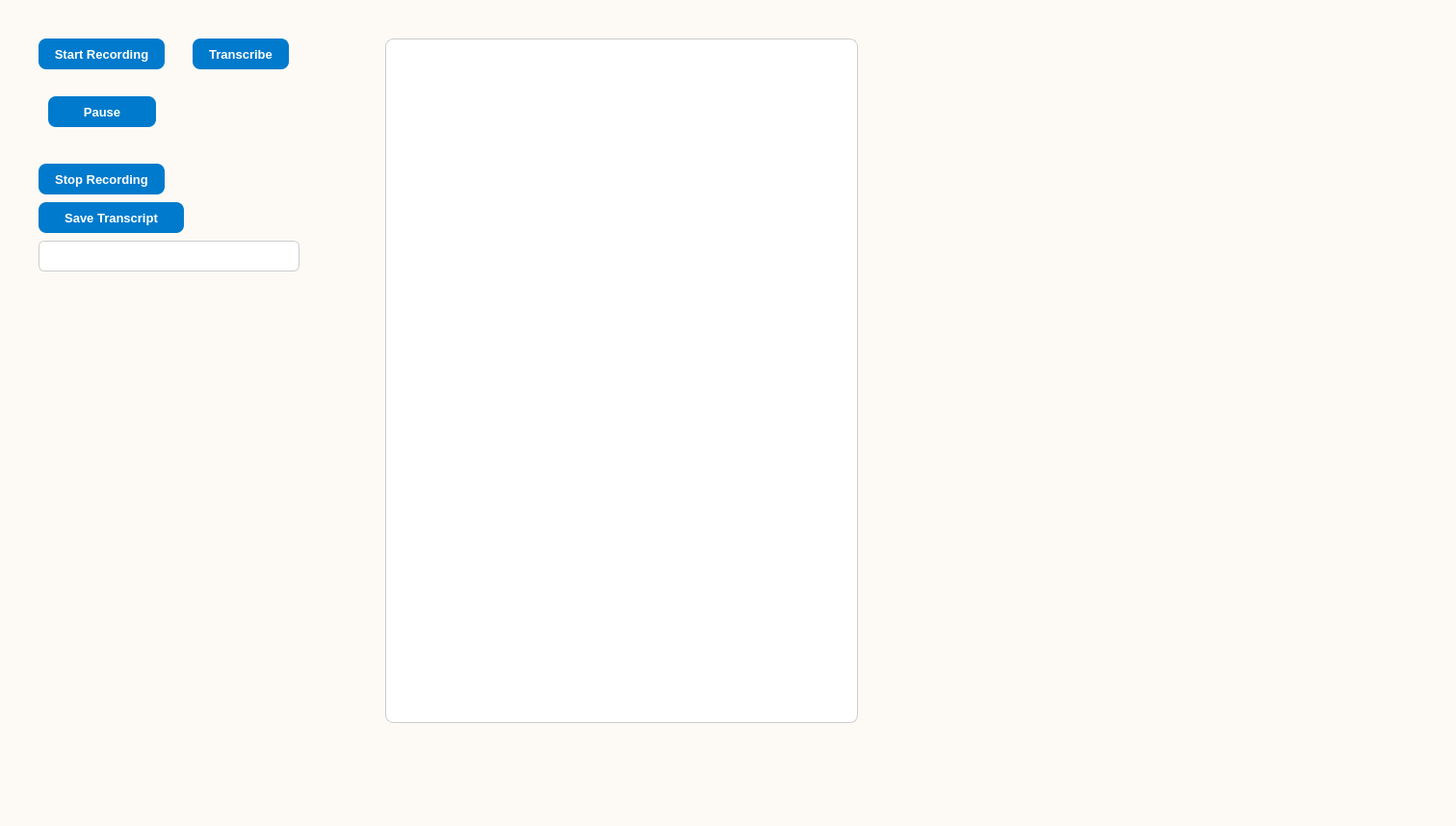
<?xml version="1.0" encoding="UTF-8"?>
<ui version="4.0">
 <class>SpeechToText</class>
 <widget class="QMainWindow" name="SpeechToText">
  <property name="geometry">
   <rect>
    <x>0</x>
    <y>0</y>
    <width>1512</width>
    <height>858</height>
   </rect>
  </property>
  <property name="windowTitle">
   <string>SpeechToText</string>
  </property>
  <property name="styleSheet">
   <string notr="true">
    QWidget {
    background-color: #fdfaf5;
    font-family: 'Helvetica', sans-serif;
    }

    QPushButton {
    background-color: #007acc;
    color: white;
    border-radius: 8px;
    padding: 6px 14px;
    font-weight: bold;
    font-size: 13px;
    }

    QPushButton:hover {
    background-color: #005f99;
    }

    QLineEdit {
    background-color: #ffffff;
    border: 1px solid #cccccc;
    border-radius: 6px;
    padding: 4px 8px;
    }

    QTextEdit {
    background-color: #ffffff;
    border: 1px solid #cccccc;
    border-radius: 8px;
    padding: 8px;
    color: #333333;
    font-size: 15px;
    }
   </string>
  </property>
  <widget class="QWidget" name="centralwidget">
   <widget class="QPushButton" name="btnTranscribe">
    <property name="geometry">
     <rect>
      <x>200</x>
      <y>40</y>
      <width>100</width>
      <height>32</height>
     </rect>
    </property>
    <property name="text">
     <string>Transcribe</string>
    </property>
   </widget>
   <widget class="QLineEdit" name="lineEditFilePath">
    <property name="geometry">
     <rect>
      <x>40</x>
      <y>250</y>
      <width>271</width>
      <height>32</height>
     </rect>
    </property>
   </widget>
   <widget class="QTextEdit" name="textEditOutput">
    <property name="geometry">
     <rect>
      <x>400</x>
      <y>40</y>
      <width>491</width>
      <height>711</height>
     </rect>
    </property>
   </widget>
   <widget class="QPushButton" name="btnRecord">
    <property name="geometry">
     <rect>
      <x>40</x>
      <y>40</y>
      <width>131</width>
      <height>32</height>
     </rect>
    </property>
    <property name="text">
     <string>Start Recording</string>
    </property>
   </widget>
   <widget class="QPushButton" name="btnStop">
    <property name="geometry">
     <rect>
      <x>40</x>
      <y>170</y>
      <width>131</width>
      <height>32</height>
     </rect>
    </property>
    <property name="text">
     <string>Stop Recording</string>
    </property>
   </widget>
   <widget class="QPushButton" name="btnPause">
    <property name="geometry">
     <rect>
      <x>50</x>
      <y>100</y>
      <width>112</width>
      <height>32</height>
     </rect>
    </property>
    <property name="text">
     <string>Pause</string>
    </property>
   </widget>
   <widget class="QPushButton" name="btnSaveTranscript">
    <property name="geometry">
     <rect>
      <x>40</x>
      <y>210</y>
      <width>151</width>
      <height>32</height>
     </rect>
    </property>
    <property name="text">
     <string>Save Transcript</string>
    </property>
   </widget>
  </widget>
  <widget class="QMenuBar" name="menubar">
   <property name="geometry">
    <rect>
     <x>0</x>
     <y>0</y>
     <width>1512</width>
     <height>37</height>
    </rect>
   </property>
  </widget>
  <widget class="QStatusBar" name="statusbar"/>
 </widget>
 <resources/>
 <connections/>
</ui>
